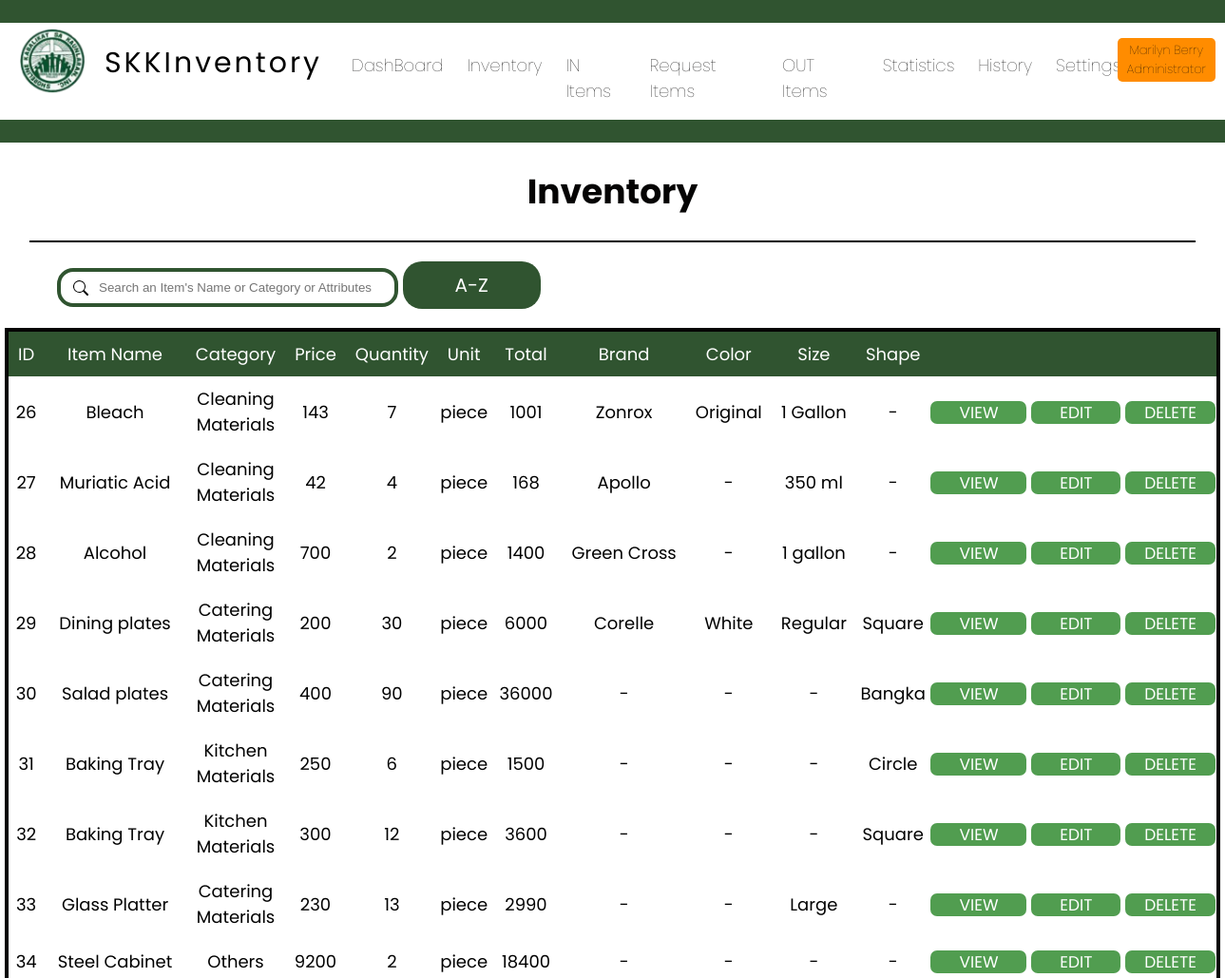
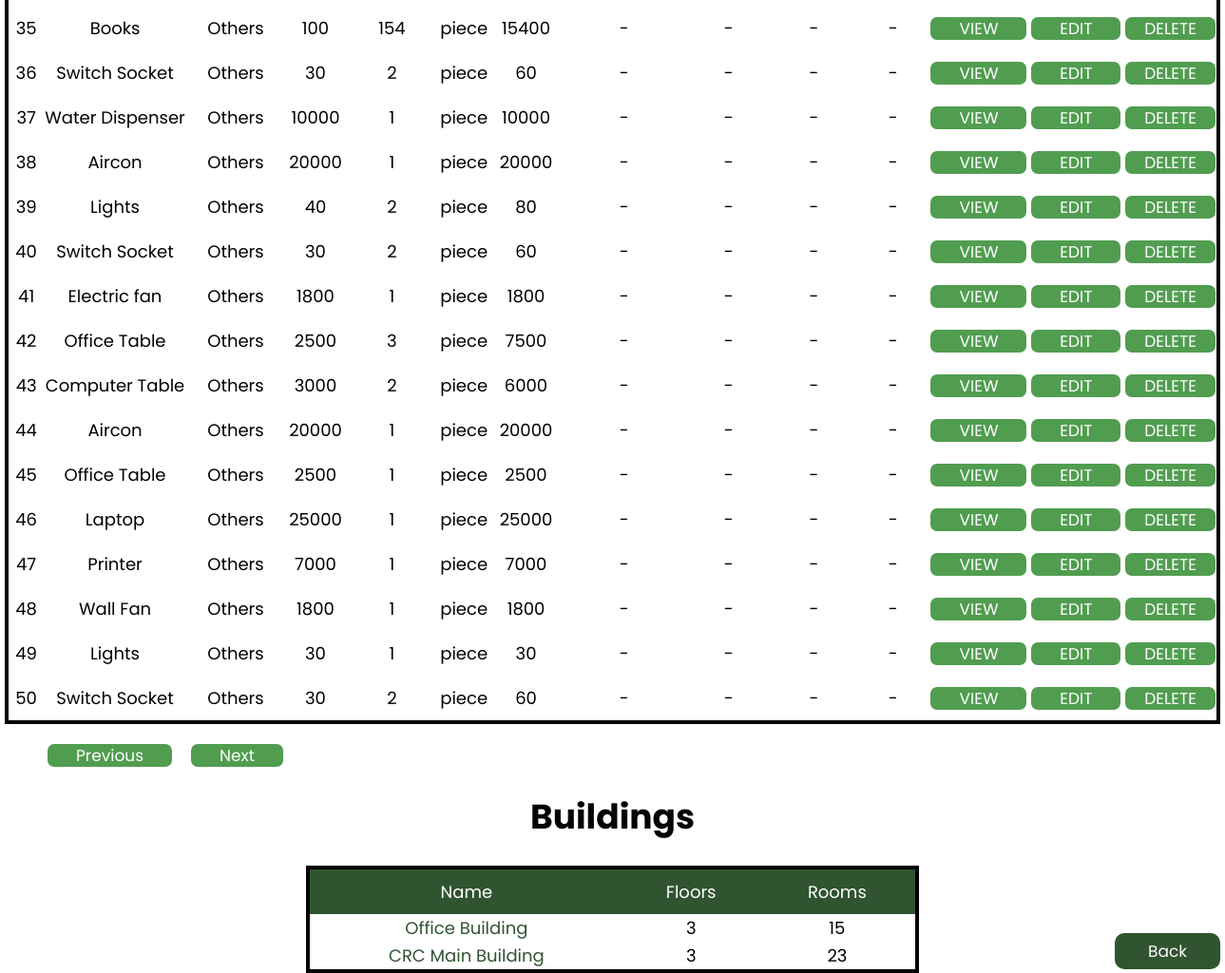
The app's page /inventory.php?page1=2&page=1 (signed in) with its own data (2 pictures, top to bottom).
### tables this page shows
CREATE TABLE `inventory` (
  `id` int(10) NOT NULL AUTO_INCREMENT,
  `product_name` varchar(100) NOT NULL,
  `category` varchar(30) NOT NULL,
  `price` int(20) NOT NULL,
  `unit` varchar(20) NOT NULL,
  `quantity` int(11) NOT NULL,
  `condition_new` int(10) NOT NULL,
  `condition_good` int(10) NOT NULL,
  `condition_bad` int(10) NOT NULL,
  `brand` varchar(50) NOT NULL,
  `color` varchar(20) NOT NULL,
  `size` varchar(20) NOT NULL,
  `shape` varchar(20) NOT NULL,
  `life` varchar(20) NOT NULL,
  `total` int(20) NOT NULL,
  `user` varchar(100) NOT NULL,
  `date` date NOT NULL,
  `building` int(20) NOT NULL,
  `floor` int(11) NOT NULL,
  `room` int(20) NOT NULL,
  `remarks` varchar(1000) NOT NULL,
  PRIMARY KEY (`id`)
);

CREATE TABLE `building` (
  `id` int(20) NOT NULL AUTO_INCREMENT,
  `name` varchar(50) NOT NULL,
  PRIMARY KEY (`id`)
);

### display_items.php (the view, shortened to what this page needs)
<?php
include 'connect.php';
$search = isset($_GET['search']) ? $_GET['search'] : '';
$searchTerms = explode(' ', $search);
$searchConditions = array();
foreach ($searchTerms as $term) {
    $term = mysqli_real_escape_string($conn, $term);
    $searchConditions[] = "(inventory.product_name LIKE '%$term%'
                           OR inventory.category LIKE '%$term%'
                           OR inventory.brand LIKE '%$term%'
                           OR inventory.color LIKE '%$term%'
                           OR inventory.size LIKE '%$term%'
                           OR inventory.shape LIKE '%$term%')";
}
$whereClause = implode(" AND ", $searchConditions);
$order = isset($_GET['order']) ? $_GET['order'] : 'ID';
$recordsPerPage = 25;
$page = isset($_GET['page1']) ? $_GET['page1'] : 1;
$offset = ($page - 1) * $recordsPerPage;
if ($order == 'ID') {
    $sql = "SELECT inventory.*, building.name AS building, room.name AS room,
       FORMAT(total, 2) AS 'Formatted Total',
       FORMAT(price, 2) AS 'Formatted Price',
       DATE_FORMAT(date, '%M %e, %Y') AS 'Formatted Date'
FROM inventory
LEFT JOIN building ON inventory.building = building.id
LEFT JOIN room ON inventory.room = room.id
WHERE $whereClause
ORDER BY inventory.id
LIMIT $recordsPerPage OFFSET $offset";
}
$result = mysqli_query($conn, $sql);
if ($result->num_rows > 0) {
    while ($row = $result->fetch_assoc()) {
        echo '<tr>';
        echo '<td>' . $row['id'] . '</td>';
        echo '<td style="white-space: nowrap;">' . $row['product_name'] . '</td>';
        echo '<td style="padding: 10px;">' . $row['category'] . '</td>';
        echo '<td>' . $row['price'] . '</td>';
        echo '<td style="padding: 5px;">' . $row['quantity'] . '</td>';
        echo '<td>' . $row['unit'] . '</td>';
        echo '<td style="padding: 10px;">' . $row['total'] . '</td>';
        echo '<td style="padding: 10px; white-space: nowrap;">' . $row['brand'] . '</td>';
        echo '<td style="padding: 10px;">' . $row['color'] . '</td>';
        echo '<td style="padding: 10px; white-space: nowrap;">' . $row['size'] . '</td>';
        echo '<td>' . $row['shape'] . '</td>';
        echo '<td style="white-space: nowrap;"><a style="text-decoration:none" class="button" href="viewinventory.php?id=' . $row['id'] . '">VIEW</a>
                    <a style="text-decoration:none" class="button" href="editinventory.php?id=' . $row['id'] . '">EDIT</a>
                    <a style="text-decoration:none" class="button1" href="deleteinventoryconfirmation.php?id=' . $row['id'] . '">DELETE</a>
                    ';
        echo '</tr>';
    }
} else {
    echo '<tr><td colspan="11">No results found.</td></tr>';
}
echo '<div class="search-form">';
echo '<form method="GET" action="" id="searchForm">';
echo '<input type="text" name="search" id="search" placeholder="Search an Item\'s Name or Category or Attributes" value="' . $search . '">';
echo '<a style="text-decoration:none" href="?filter=true&order=' . ($order == 'ID' ? 'ASC' : ($order == 'ASC' ? 'DESC' : 'ID')) . '">
        <div class="statistics3" style="display:inline-block; margin-right:20px;">
            <span class="font10">' . (($order === 'ID') ? 'A-Z' : ($order == 'ASC' ? 'Z-A' : 'ID')) . '</span>
        </div>
      </a>';
echo '</form>';
echo '</div>';

### display_building.php
<?php
include 'connect.php';
$selectbuilding = "SELECT
    b.name AS building_name, b.id AS building_id,
    COUNT(DISTINCT r.floor) AS number_of_floors,
    COUNT(r.id) AS number_of_rooms
FROM
    building b
LEFT JOIN
    room r ON b.id = r.id_building
GROUP BY
    b.id, b.name;
";
$result = $conn->query($selectbuilding);
if ($result->num_rows > 0) {
    while ($row = $result->fetch_assoc()) {
        echo '<tr>';
        echo '<td><a style="text-decoration:none; color: #305430;" href="room.php?building_id=' . $row['building_id'] . '">' . $row['building_name'] . '</a></td>';
        echo '<td>' . $row['number_of_floors'] . '</td>';
        echo '<td>' . $row['number_of_rooms'] . '</td>';
        echo '</tr>';
    }
}

### css/inventory.css (style rules this page uses)
td, th { border: none; }
.search-form { margin-top: 20px; margin-left: 60px; border: none; padding: 0; }
#search { border: 4px solid #305430; border-radius: 17px; width: 25%; padding: 9px 4px 9px 40px; }
.button { padding-top: 0.001px; padding-bottom: 0.001px; padding-left: 30px; padding-right: 30px; background-color: #519d50; color: #ffffff; border: none; border-radius: 7px; cursor: pointer; font-family: "Poppins"; font-size: 17px; text-align: center; }
.button1 { padding-top: 0.001px; padding-bottom: 0.001px; padding-left: 20px; padding-right: 20px; background-color: #519d50; color: #ffffff; border: none; border-radius: 7px; cursor: pointer; font-family: "Poppins"; font-size: 17px; text-align: center; }
.statistics3 { padding-top: 10px; padding-bottom: 10px; padding-left: 10px; padding-right: 10px; background-color: #305430; color: #ffffff; border: none; border-radius: 20px; width: 125px; height: 30px; font-family: "Poppins"; text-align: center; }
.font10 { font-size: 20px; font-family: "Poppins"; font-weight: normal; color: #ffffff; }

### css/header.css (style rules this page uses)
body { margin: 0; padding: 0; }

### css/responsive.css (style rules this page uses)
@media only screen and (min-width: 1025px) { body { font-size: 18px; width: auto; height: 97.8vh; } }

### records on screen
inventory: id "26", product_name "Bleach", category "Cleaning Materials", price "143", quantity "7", unit "piece", total "1001", brand "Zonrox", color "Original", size "1 Gallon", shape "-"
inventory: id "27", product_name "Muriatic Acid", category "Cleaning Materials", price "42", quantity "4", unit "piece", total "168", brand "Apollo", color "-", size "350 ml", shape "-"
inventory: id "28", product_name "Alcohol", category "Cleaning Materials", price "700", quantity "2", unit "piece", total "1400", brand "Green Cross", color "-", size "1 gallon", shape "-"
inventory: id "29", product_name "Dining plates", category "Catering Materials", price "200", quantity "30", unit "piece", total "6000", brand "Corelle", color "White", size "Regular", shape "Square"
inventory: id "30", product_name "Salad plates", category "Catering Materials", price "400", quantity "90", unit "piece", total "36000", brand "-", color "-", size "-", shape "Bangka"
inventory: id "31", product_name "Baking Tray", category "Kitchen Materials", price "250", quantity "6", unit "piece", total "1500", brand "-", color "-", size "-", shape "Circle"
inventory: id "32", product_name "Baking Tray", category "Kitchen Materials", price "300", quantity "12", unit "piece", total "3600", brand "-", color "-", size "-", shape "Square"
inventory: id "33", product_name "Glass Platter", category "Catering Materials", price "230", quantity "13", unit "piece", total "2990", brand "-", color "-", size "Large", shape "-"
inventory: id "34", product_name "Steel Cabinet", category "Others", price "9200", quantity "2", unit "piece", total "18400", brand "-", color "-", size "-", shape "-"
inventory: id "35", product_name "Books", category "Others", price "100", quantity "154", unit "piece", total "15400", brand "-", color "-", size "-", shape "-"
inventory: id "36", product_name "Switch Socket", category "Others", price "30", quantity "2", unit "piece", total "60", brand "-", color "-", size "-", shape "-"
inventory: id "37", product_name "Water Dispenser", category "Others", price "10000", quantity "1", unit "piece", total "10000", brand "-", color "-", size "-", shape "-"
inventory: id "38", product_name "Aircon", category "Others", price "20000", quantity "1", unit "piece", total "20000", brand "-", color "-", size "-", shape "-"
inventory: id "39", product_name "Lights", category "Others", price "40", quantity "2", unit "piece", total "80", brand "-", color "-", size "-", shape "-"
inventory: id "40", product_name "Switch Socket", category "Others", price "30", quantity "2", unit "piece", total "60", brand "-", color "-", size "-", shape "-"
inventory: id "41", product_name "Electric fan", category "Others", price "1800", quantity "1", unit "piece", total "1800", brand "-", color "-", size "-", shape "-"
inventory: id "42", product_name "Office Table", category "Others", price "2500", quantity "3", unit "piece", total "7500", brand "-", color "-", size "-", shape "-"
inventory: id "43", product_name "Computer Table", category "Others", price "3000", quantity "2", unit "piece", total "6000", brand "-", color "-", size "-", shape "-"
inventory: id "44", product_name "Aircon", category "Others", price "20000", quantity "1", unit "piece", total "20000", brand "-", color "-", size "-", shape "-"
inventory: id "45", product_name "Office Table", category "Others", price "2500", quantity "1", unit "piece", total "2500", brand "-", color "-", size "-", shape "-"
inventory: id "46", product_name "Laptop", category "Others", price "25000", quantity "1", unit "piece", total "25000", brand "-", color "-", size "-", shape "-"
inventory: id "47", product_name "Printer", category "Others", price "7000", quantity "1", unit "piece", total "7000", brand "-", color "-", size "-", shape "-"
inventory: id "48", product_name "Wall Fan", category "Others", price "1800", quantity "1", unit "piece", total "1800", brand "-", color "-", size "-", shape "-"
inventory: id "49", product_name "Lights", category "Others", price "30", quantity "1", unit "piece", total "30", brand "-", color "-", size "-", shape "-"
inventory: id "50", product_name "Switch Socket", category "Others", price "30", quantity "2", unit "piece", total "60", brand "-", color "-", size "-", shape "-"
building: name "Office Building", number_of_floors "3", number_of_rooms "15"
building: name "CRC Main Building", number_of_floors "3", number_of_rooms "23"

### other values on screen
$handler "Marilyn Berry"
$position "Administrator"
